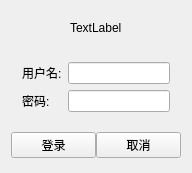
<?xml version="1.0" encoding="UTF-8"?>
<ui version="4.0">
 <class>Widget</class>
 <widget class="QWidget" name="Widget">
  <property name="geometry">
   <rect>
    <x>0</x>
    <y>0</y>
    <width>192</width>
    <height>173</height>
   </rect>
  </property>
  <property name="minimumSize">
   <size>
    <width>192</width>
    <height>173</height>
   </size>
  </property>
  <property name="maximumSize">
   <size>
    <width>192</width>
    <height>173</height>
   </size>
  </property>
  <property name="windowTitle">
   <string>Widget</string>
  </property>
  <layout class="QVBoxLayout" name="verticalLayout">
   <item>
    <widget class="QWidget" name="widget_4" native="true">
     <layout class="QHBoxLayout" name="horizontalLayout_4">
      <property name="leftMargin">
       <number>0</number>
      </property>
      <property name="topMargin">
       <number>0</number>
      </property>
      <property name="rightMargin">
       <number>0</number>
      </property>
      <property name="bottomMargin">
       <number>0</number>
      </property>
      <item>
       <spacer name="horizontalSpacer">
        <property name="orientation">
         <enum>Qt::Horizontal</enum>
        </property>
        <property name="sizeHint" stdset="0">
         <size>
          <width>40</width>
          <height>20</height>
         </size>
        </property>
       </spacer>
      </item>
      <item>
       <widget class="QLabel" name="label">
        <property name="text">
         <string>TextLabel</string>
        </property>
       </widget>
      </item>
      <item>
       <spacer name="horizontalSpacer_2">
        <property name="orientation">
         <enum>Qt::Horizontal</enum>
        </property>
        <property name="sizeHint" stdset="0">
         <size>
          <width>40</width>
          <height>20</height>
         </size>
        </property>
       </spacer>
      </item>
     </layout>
    </widget>
   </item>
   <item>
    <widget class="QWidget" name="widget" native="true">
     <layout class="QGridLayout" name="gridLayout">
      <item row="0" column="0">
       <widget class="QLabel" name="label_2">
        <property name="text">
         <string>用户名:</string>
        </property>
       </widget>
      </item>
      <item row="0" column="1">
       <widget class="QLineEdit" name="lineEdit"/>
      </item>
      <item row="1" column="0">
       <widget class="QLabel" name="label_4">
        <property name="text">
         <string>密码:</string>
        </property>
       </widget>
      </item>
      <item row="1" column="1">
       <widget class="QLineEdit" name="lineEdit_3"/>
      </item>
     </layout>
    </widget>
   </item>
   <item>
    <widget class="QWidget" name="widget_3" native="true">
     <layout class="QHBoxLayout" name="horizontalLayout">
      <property name="spacing">
       <number>0</number>
      </property>
      <property name="leftMargin">
       <number>0</number>
      </property>
      <property name="topMargin">
       <number>0</number>
      </property>
      <property name="rightMargin">
       <number>0</number>
      </property>
      <property name="bottomMargin">
       <number>0</number>
      </property>
      <item>
       <widget class="QPushButton" name="pushButton">
        <property name="text">
         <string>登录</string>
        </property>
       </widget>
      </item>
      <item>
       <widget class="QPushButton" name="pushButton_2">
        <property name="text">
         <string>取消</string>
        </property>
       </widget>
      </item>
     </layout>
    </widget>
   </item>
  </layout>
 </widget>
 <layoutdefault spacing="6" margin="11"/>
 <resources/>
 <connections/>
</ui>
